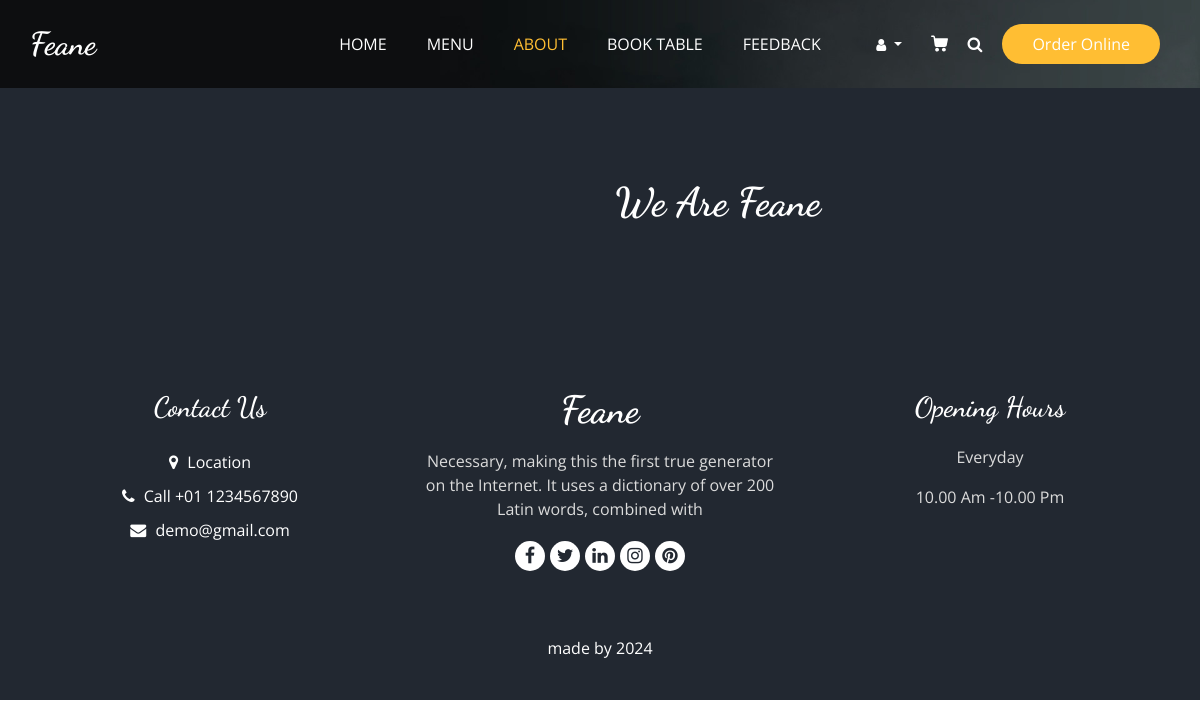
The app's page /about, older data.
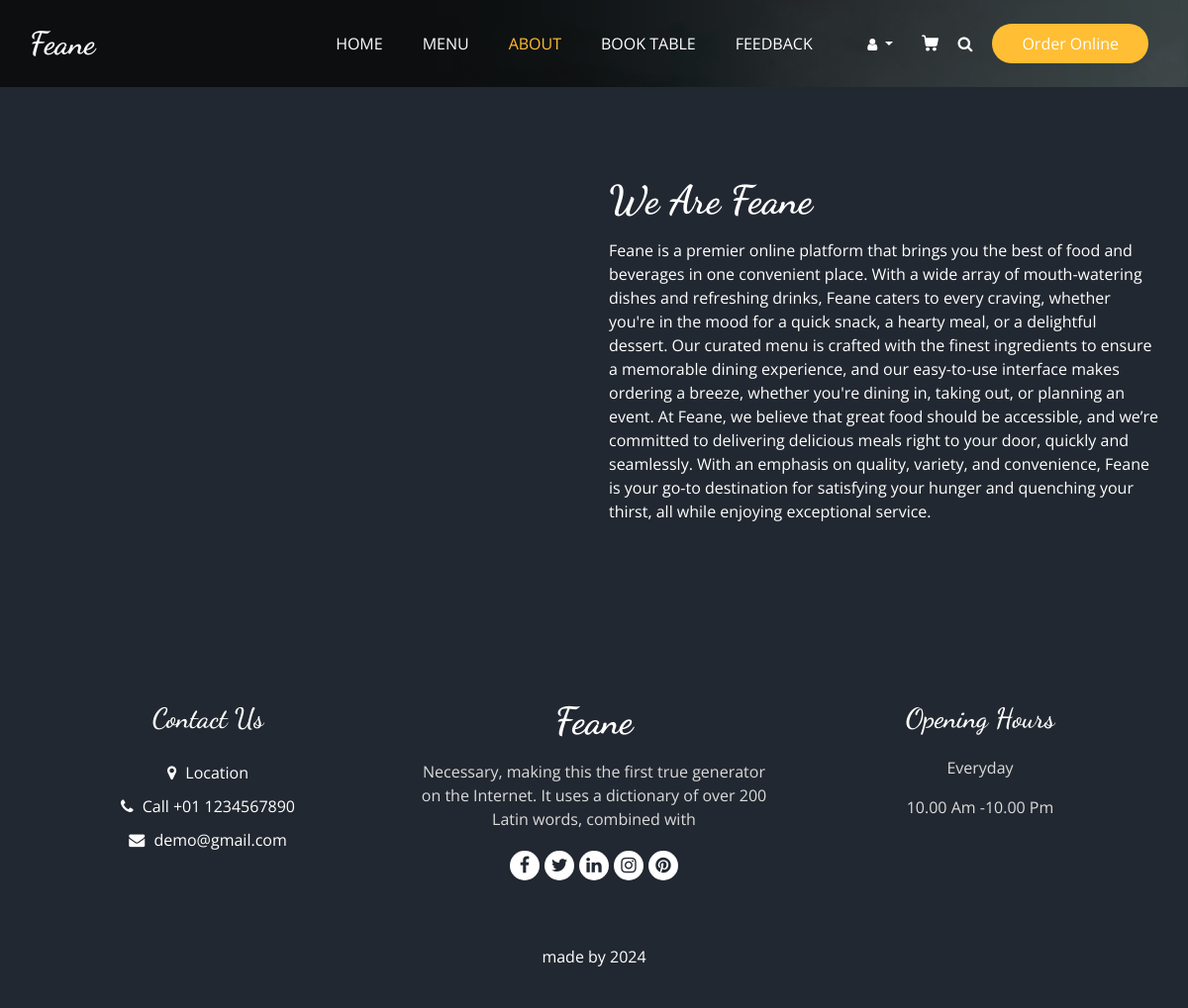
The same page, newer data.
### website/models.py (models this page shows)
class Aboutus (models.Model):
    description = models.TextField(blank=False)

### website/views.py (the view)
# urls.py: path('about', views.aboutview ,name='about' ),
def aboutview(request):
    about_desc = Aboutus.objects.all()
    if request.user.is_authenticated :
        profile = request.user.first_name
    else:
        profile ='Register'
    return render(request,'about.html' , { 'profile':profile,'about_desc':about_desc})

### Template/about.html (shortened to what this page needs)
{% extends 'base.html' %}
{% load static %}
{% block about_status %}active{% endblock about_status %}
 {% block class %} class="sub_page" {% endblock class %}
  {% block body %}
  <section class="about_section layout_padding">
    <div class="container  ">
      <div class="row">
        <div class="col-md-6">
          <div class="detail-box">
            <div class="heading_container">
              <h2>
                We Are Feane
              </h2>
            </div>
            {% for desc in about_desc %}
            <p>
                {{ desc.description }}
            </p>
            {% endfor %}
          </div>
        </div>
      </div>
    </div>
  </section>
  {% endblock body %}

Row changes from the older to the newer data that the page shows:
added Aboutus: description "Feane is a premier online platform that brings you the best of food and beverages in one convenient place. With a wide array of mouth-watering dishes and refreshing drinks, Feane caters to every craving, whether you're in the mood for a quick snack, a hearty meal, or a delightful dessert. Our curated menu is crafted with the finest ingredients to ensure a memorable dining experience, and our easy-to-use interface makes ordering a breeze, whether you're dining in, taking out, or planning an event. At Feane, we believe that great food should be accessible, and we’re committed to delivering delicious meals right to your door, quickly and seamlessly. With an emphasis on quality, variety, and…"
